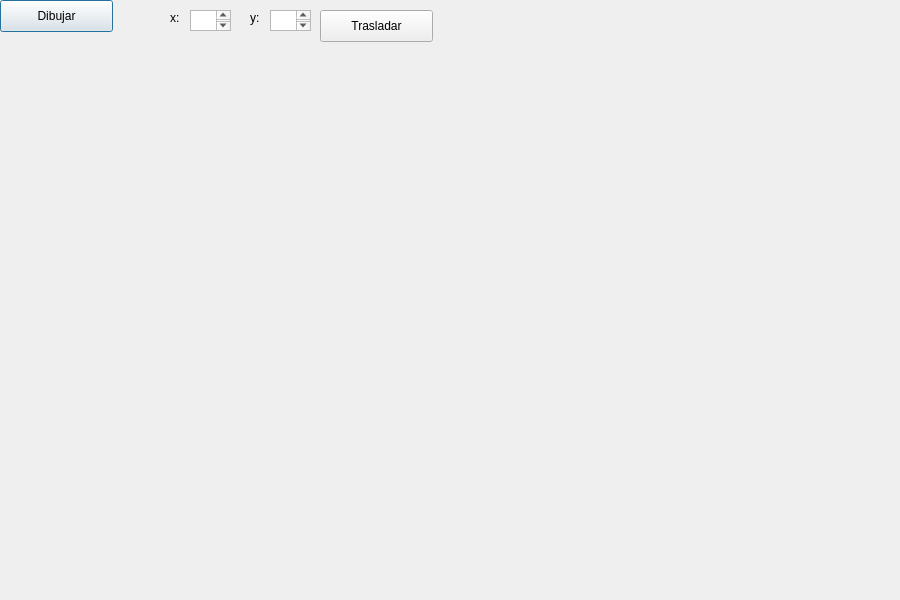
<?xml version="1.0" encoding="UTF-8"?>
<ui version="4.0">
 <class>PrismaRec</class>
 <widget class="QDialog" name="PrismaRec">
  <property name="geometry">
   <rect>
    <x>0</x>
    <y>0</y>
    <width>900</width>
    <height>600</height>
   </rect>
  </property>
  <property name="windowTitle">
   <string>Prisma Rectangular</string>
  </property>
  <widget class="QPushButton" name="pushButton">
   <property name="geometry">
    <rect>
     <x>0</x>
     <y>0</y>
     <width>113</width>
     <height>32</height>
    </rect>
   </property>
   <property name="text">
    <string>Dibujar</string>
   </property>
  </widget>
  <widget class="QLabel" name="label_4">
   <property name="geometry">
    <rect>
     <x>250</x>
     <y>10</y>
     <width>51</width>
     <height>16</height>
    </rect>
   </property>
   <property name="text">
    <string>y:</string>
   </property>
  </widget>
  <widget class="QTextEdit" name="boxYinicio">
   <property name="geometry">
    <rect>
     <x>270</x>
     <y>10</y>
     <width>41</width>
     <height>21</height>
    </rect>
   </property>
  </widget>
  <widget class="QPushButton" name="pushButton_2">
   <property name="geometry">
    <rect>
     <x>320</x>
     <y>10</y>
     <width>113</width>
     <height>32</height>
    </rect>
   </property>
   <property name="text">
    <string>Trasladar</string>
   </property>
  </widget>
  <widget class="QLabel" name="label_3">
   <property name="geometry">
    <rect>
     <x>170</x>
     <y>10</y>
     <width>41</width>
     <height>16</height>
    </rect>
   </property>
   <property name="text">
    <string>x:</string>
   </property>
  </widget>
  <widget class="QTextEdit" name="boxXinicio">
   <property name="geometry">
    <rect>
     <x>190</x>
     <y>10</y>
     <width>41</width>
     <height>21</height>
    </rect>
   </property>
  </widget>
 </widget>
 <resources/>
 <connections/>
</ui>
